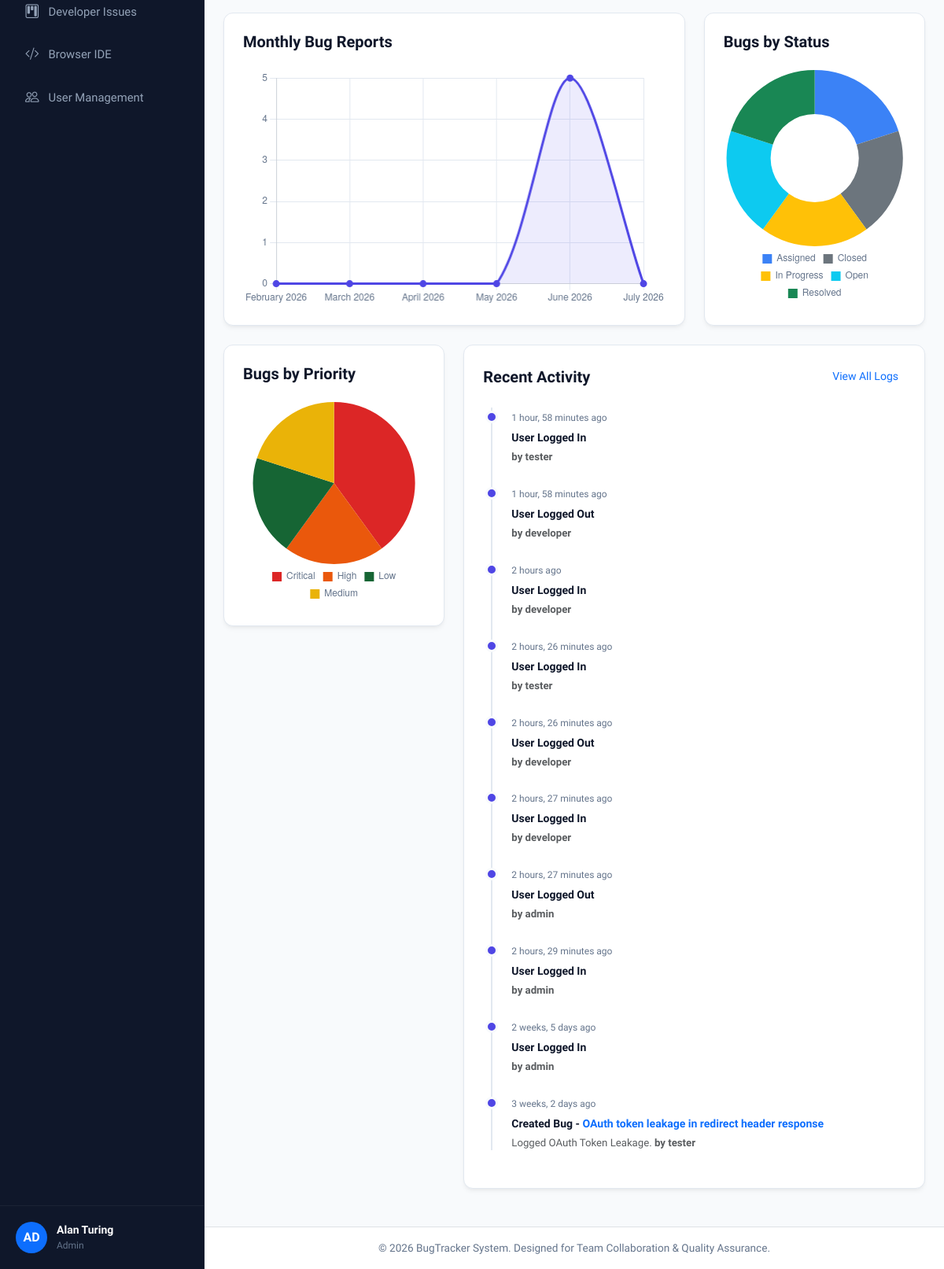
Page /dashboard/ (signed in, lower part) on the earlier database version.
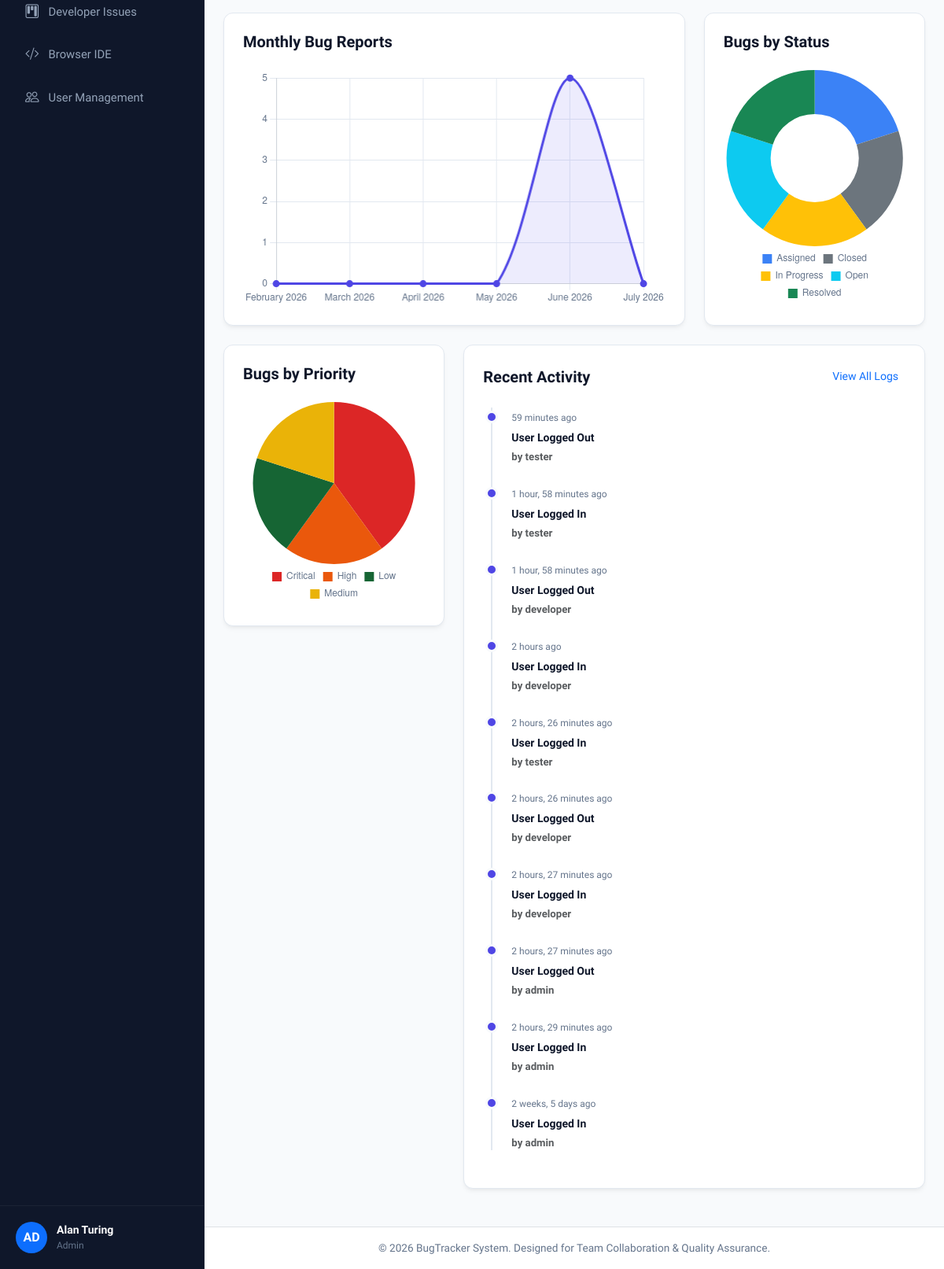
Same page on the later database version.
### tracker/models.py (models this page shows, shortened)
class ActivityLog(models.Model):
    user = models.ForeignKey(User, on_delete=models.CASCADE, related_name='activity_logs')
    bug = models.ForeignKey(Bug, on_delete=models.CASCADE, null=True, blank=True, related_name='activity_logs')
    action = models.CharField(max_length=100) # e.g. Created Bug, Assigned Developer, Changed Status, Comment Added
    details = models.TextField(blank=True, null=True)
    created_at = models.DateTimeField(auto_now_add=True)
    class Meta:
        ordering = ['-created_at']

class Bug(models.Model):
    title = models.CharField(max_length=255)
    description = models.TextField()
    project_name = models.CharField(max_length=100)
    module_name = models.CharField(max_length=100)
    bug_type = models.CharField(max_length=50, choices=BUG_TYPE_CHOICES, default=BUG_TYPE_FUNCTIONAL)
    priority = models.CharField(max_length=20, choices=PRIORITY_CHOICES, default=PRIORITY_MEDIUM)
    severity = models.CharField(max_length=20, choices=SEVERITY_CHOICES, default=SEVERITY_MAJOR)
    status = models.CharField(max_length=20, choices=STATUS_CHOICES, default=STATUS_OPEN)
    created_by = models.ForeignKey(User, on_delete=models.SET_NULL, null=True, related_name='created_bugs')
    assigned_to = models.ForeignKey(User, on_delete=models.SET_NULL, null=True, blank=True, related_name='assigned_bugs')
    created_at = models.DateTimeField(auto_now_add=True)
    updated_at = models.DateTimeField(auto_now=True)
    class Meta:
        ordering = ['-created_at']

### tracker/views.py (the view, shortened to what this page needs)
# urls.py: path('dashboard/', views.dashboard_view, name='dashboard'),
@login_required
def dashboard_view(request):
    user = request.user
    role = user.profile.role
    if role == ROLE_DEVELOPER:
        bugs_qs = Bug.objects.filter(assigned_to=user)
    else:
        bugs_qs = Bug.objects.all()
    total_bugs = bugs_qs.count()
    open_bugs = bugs_qs.filter(status=STATUS_OPEN).count()
    assigned_bugs = bugs_qs.filter(status=STATUS_ASSIGNED).count()
    in_progress_bugs = bugs_qs.filter(status=STATUS_IN_PROGRESS).count()
    resolved_bugs = bugs_qs.filter(status=STATUS_RESOLVED).count()
    closed_bugs = bugs_qs.filter(status=STATUS_CLOSED).count()
    critical_bugs = bugs_qs.filter(priority=PRIORITY_CRITICAL).count()
    if role == ROLE_ADMIN:
        recent_activities = ActivityLog.objects.all()[:10]
    else:
        recent_activities = ActivityLog.objects.filter(
            Q(user=user) | Q(bug__assigned_to=user) | Q(bug__created_by=user)
        )[:10]
    priority_counts = bugs_qs.values('priority').annotate(count=Count('id'))
    status_counts = bugs_qs.values('status').annotate(count=Count('id'))
    priority_data = {item['priority']: item['count'] for item in priority_counts}
    status_data = {item['status']: item['count'] for item in status_counts}
    monthly_reports = []
    current_date = timezone.now()
    for i in range(5, -1, -1):
        target_date = current_date - datetime.timedelta(days=i*30)
        month_name = target_date.strftime('%B %Y')
        month_bugs = bugs_qs.filter(
            created_at__year=target_date.year,
            created_at__month=target_date.month
        ).count()
        monthly_reports.append({'month': month_name, 'count': month_bugs})
    dev_metrics = {}
    tester_metrics = {}
    today = timezone.now().date()
    context = {
        'total_bugs': total_bugs,
        'open_bugs': open_bugs,
        'assigned_bugs': assigned_bugs,
        'in_progress_bugs': in_progress_bugs,
        'resolved_bugs': resolved_bugs,
        'closed_bugs': closed_bugs,
        'critical_bugs': critical_bugs,
        'recent_activities': recent_activities,
        'priority_data': priority_data,
        'status_data': status_data,
        'monthly_reports': monthly_reports,
        'dev_metrics': dev_metrics,
        'tester_metrics': tester_metrics,
        'role': role,
    }
    return render(request, 'tracker/dashboard.html', context)

### tracker/context_processors.py (called while the page is built)
def global_settings(request):
    if request.user.is_authenticated:
        unread_notifications = Notification.objects.filter(recipient=request.user, is_read=False)
        unread_count = unread_notifications.count()
        role = None
        if hasattr(request.user, 'profile'):
            role = request.user.profile.role
        return {
            'global_unread_notifications': unread_notifications[:5],
            'global_unread_count': unread_count,
            'global_user_role': role,
        }
    return {
        'global_unread_notifications': [],
        'global_unread_count': 0,
        'global_user_role': None,
    }

### tracker/templates/tracker/dashboard.html (shortened to what the changed rows need)
{% extends 'base.html' %}
{% block content %}
{% if role == 'Developer' %}
  <div class="row mb-4">
    <div class="col-md-4">
      <div class="card-custom metric-card">
        <div class="metric-info">
          <h5>Assigned Projects</h5>
          <h2>{{ dev_metrics.assigned_projects|length }}</h2>
        </div>
        <div class="metric-icon bg-light-primary text-primary" style="background-color: rgba(79, 70, 229, 0.1);">
          <i class="bi bi-folder-check"></i>
        </div>
      </div>
    </div>
    <div class="col-md-4">
      <div class="card-custom metric-card">
        <div class="metric-info">
          <h5>Open Issues</h5>
          <h2>{{ dev_metrics.open_issues_count }}</h2>
        </div>
        <div class="metric-icon text-warning" style="background-color: rgba(255, 193, 7, 0.1);">
          <i class="bi bi-exclamation-circle-fill"></i>
        </div>
      </div>
    </div>
    <div class="col-md-4">
      <div class="card-custom metric-card">
        <div class="metric-info">
          <h5>Completed Tasks</h5>
          <h2>{{ dev_metrics.completed_tasks_count }}</h2>
        </div>
        <div class="metric-icon text-success" style="background-color: rgba(25, 135, 84, 0.1);">
          <i class="bi bi-check-circle-fill"></i>
        </div>
      </div>
    </div>
  </div>
  <div class="row">
    <div class="col-lg-7 mb-4">
      <div class="card-custom mb-4">
        <h5 class="card-title fw-bold mb-3">Assigned Projects</h5>
        <div class="list-group list-group-flush bg-transparent">
          {% if dev_metrics.assigned_projects %}
            {% for project in dev_metrics.assigned_projects %}
              <div class="list-group-item bg-transparent text-main px-0 py-3 border-bottom d-flex align-items-center justify-content-between" style="border-color: var(--border-color) !important;">
                <div class="d-flex align-items-center gap-3">
                  <i class="bi bi-folder2 text-primary fs-5"></i>
                  <div>
                    <strong class="d-block">{{ project }}</strong>
                  </div>
                </div>
                <span class="badge bg-primary rounded px-2">Active</span>
              </div>
            {% endfor %}
          {% else %}
            <p class="text-muted text-center py-4">No active projects assigned.</p>
          {% endif %}
        </div>
      </div>
      <div class="card-custom">
        <div class="d-flex align-items-center justify-content-between mb-3">
          <h5 class="card-title fw-bold m-0">Recently Updated Issues</h5>
          <a href="{% url 'dev_issue_list' %}" class="btn btn-sm btn-link text-primary text-decoration-none">View All</a>
        </div>
        <div class="list-group list-group-flush bg-transparent">
          {% if dev_metrics.recently_updated_issues %}
            {% for issue in dev_metrics.recently_updated_issues %}
              <a href="{% url 'dev_issue_detail' issue.pk %}" class="list-group-item list-group-item-action bg-transparent text-main px-0 py-3 border-bottom d-flex align-items-center justify-content-between text-decoration-none" style="border-color: var(--border-color) !important;">
                <div>
                  <strong class="d-block text-primary">{{ issue.issue_id }}: {{ issue.error_encountered }}</strong>
                  <span class="text-muted small">Updated: {{ issue.updated_at|date:"M d, H:i" }}</span>
                </div>
                <div>
                  {% if issue.tester_status == 'Pending' %}
                    <span class="badge bg-secondary text-white rounded px-2">Pending</span>
                  {% elif issue.tester_status == 'Testing' %}
                    <span class="badge bg-primary text-white rounded px-2">Testing</span>
                  {% elif issue.tester_status == 'Completed' %}
                    <span class="badge bg-success text-white rounded px-2">Completed</span>
                  {% else %}
                    <span class="badge bg-warning text-dark rounded px-2">{{ issue.tester_status }}</span>
                  {% endif %}
                </div>
              </a>
            {% endfor %}
          {% else %}
            <p class="text-muted text-center py-4">No recent updates.</p>
          {% endif %}
        </div>
      </div>
    </div>
    <div class="col-lg-5 mb-4">
      <div class="card-custom">
        <h5 class="card-title fw-bold mb-4">My Bug Trends</h5>
        <div style="position: relative; height: 300px;">
          <canvas id="monthlyTrendChart"></canvas>
        </div>
      </div>
    </div>
  </div>
{% else %}
  <div class="row">
    <div class="col-lg-8">
      <div class="card-custom" style="min-height: 324px;">
        <div class="timeline-container">
          {% if recent_activities %}
            {% for log in recent_activities %}
              <div class="timeline-item">
                <span class="timeline-timestamp">{{ log.created_at|timesince }} ago</span>
                <div class="timeline-title">
                  {{ log.action }}
                  {% if log.bug %}
                    - <a href="{% url 'bug_detail' log.bug.pk %}" class="text-primary text-decoration-none">{{ log.bug.title }}</a>
                  {% endif %}
                </div>
                <div class="timeline-details text-muted">
                  {{ log.details|default:"" }} <span class="fw-semibold">by {{ log.user.username }}</span>
                </div>
              </div>
            {% endfor %}
          {% else %}
            <div class="text-center py-5 text-muted">
              <i class="bi bi-activity d-block mb-2" style="font-size: 2rem;"></i>
              No logged actions yet.
            </div>
          {% endif %}
        </div>
      </div>
    </div>
  </div>
{% endif %}
{% endblock %}

Differences in the rows shown:
no longer on this page (row unchanged): ActivityLog: created_at "3 weeks, 2 days", action "Created Bug", bug "OAuth token leakage in redirect header response", details "Logged OAuth Token Leakage.", user.username "tester"
added ActivityLog: created_at "59 minutes", action "User Logged Out", user.username "tester"
